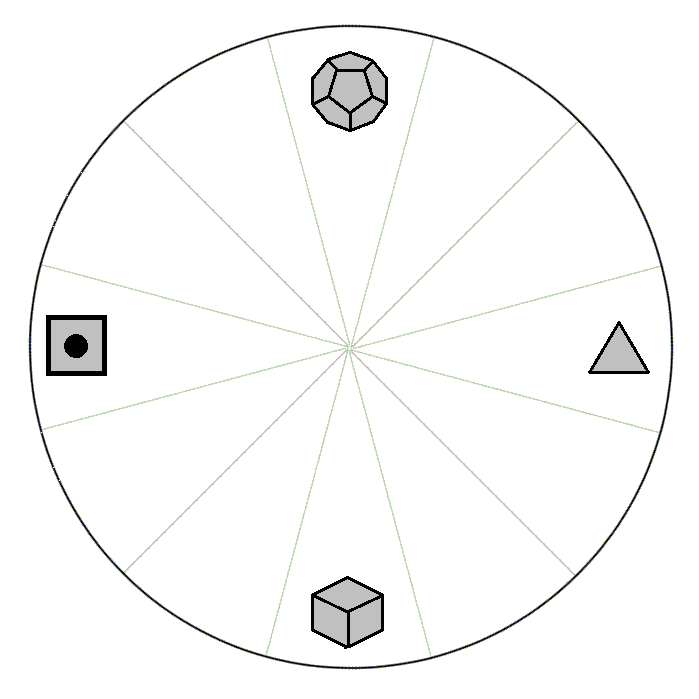
#> input picture dial.bmp, 699 x 699 px
$ python main.py
#> lines starting #> are read from the running program, lines starting #| are printed output that depends on the picture
import matplotlib.pyplot as plt
import matplotlib.image as mpimg
from matplotlib.animation import FuncAnimation
import numpy as np
from matplotlib.transforms import Affine2D
from matplotlib.lines import Line2D
import sys
from datetime import datetime
from matplotlib.text import Text

# РАСКОММЕНТАРИТЬ для создания ехе (пробить в терминале pyinstaller --onefile main.py)
# sys.stdin = open('CONIN$', 'r')  # Для Windows


def hide_console():
    if sys.platform == 'win32':
        import ctypes
        ctypes.windll.user32.ShowWindow(ctypes.windll.kernel32.GetConsoleWindow(), 0)


def input_float(prompt):
    while True:
        try:
            return float(input(prompt))
        except ValueError:
            print("Ошибка: введите число")
#> this loop made 1 pass; the answer given on pass 1: 3


# Ввод параметров
print("=== Настройки часов ===")
speed_c = input_float("Скорость циферблата (0=стоит, <0=обратное вращение): ")
speed_s = input_float("Скорость секундной стрелки (1=реальная скорость): ")

# Скрываем консоль после ввода
hide_console()

# Загрузка изображения циферблата
try:
    dial_img = mpimg.imread('dial_reverse.bmp' if speed_s < 0 else 'dial.bmp')
#> dial_img is the input picture: shape (699, 699, 4); mean R, G, B, A 248.6, 248.8, 248.4, 255
except FileNotFoundError:
    sys.exit("Ошибка: файл циферблата (dial.bmp или dial_reverse.bmp) не найден")

# Константы
SECONDS_PER_HOUR = 3600
SECONDS_PER_MINUTE = 60
HOURS_PER_REV = 12

# Расчёт угловых скоростей
omega_c = (abs(speed_c) * 360 / SECONDS_PER_HOUR) * (-1 if speed_c < 0 else 1)
omega_s = speed_s * 360 / SECONDS_PER_MINUTE
omega_m = omega_s / SECONDS_PER_MINUTE
omega_h = omega_m / HOURS_PER_REV

# Создание фигуры
fig, ax = plt.subplots(figsize=(8, 8))
ax.set_xlim(-1.2, 1.2)
ax.set_ylim(-1.2, 1.2)
ax.axis('off')
plt.title(f"Часы (скорость циферблата: {speed_c}x, скорость секундной стрелки:{speed_s}x)", pad=20)

# Отображение циферблата
dial = ax.imshow(dial_img, extent=[-1, 1, -1, 1])

# Создание укороченных стрелок
second_hand = Line2D([0, 0], [0, 0.7], color='red', linewidth=1.5)
minute_hand = Line2D([0, 0], [0, 0.6], color='green', linewidth=3)
hour_hand = Line2D([0, 0], [0, 0.4], color='blue', linewidth=4.5)

for hand in [second_hand, minute_hand, hour_hand]:
    ax.add_line(hand)

# Список для хранения объектов текста
number_texts = []


# Добавление статичных цифр (1-12) с правильным поворотом
def add_static_numbers(ax, reverse=False):
#> called with reverse = False
    radius = 0.85  # Радиус расположения цифр
    for hour in range(1, 13):
        angle = np.radians(90 + hour * 30) if not reverse else np.radians(90 + hour * 30)
        x = radius * np.cos(angle)
        y = radius * np.sin(angle)

        # Угол поворота текста (в градусах)
        text_angle = (hour * 30) % 360
        if reverse:
            text_angle = (-hour * 30) % 360

        color = 'red' if hour == 12 else 'black'
        # Создаем текст с поворотом и сохраняем в список
        t = ax.text(x, y, str(hour), color=color, ha='center', va='center',
                    fontsize=14, fontweight='bold', rotation=text_angle)
        number_texts.append(t)


# Добавляем цифры в зависимости от направления вращения
add_static_numbers(ax, reverse=speed_c < 0)

# Поднимаем цифры на передний план
for text in number_texts:
    text.set_zorder(10)

# Инициализация времени
now = datetime.now()
midnight = now.replace(hour=0, minute=0, second=0, microsecond=0)
elapsed = (now - midnight).total_seconds()


def calculate_angles(t):
    return (
        -omega_c * t % 360,
        omega_s * t % 360,
        omega_m * t % 360,
        omega_h * t % 360
    )


def get_hand_coords(angle, dial_angle, length):
    rad = np.radians(angle - dial_angle)
    return [0, np.sin(rad) * length], [0, np.cos(rad) * length]


# Установка начального положения
angle_c, angle_s, angle_m, angle_h = calculate_angles(elapsed)
dial.set_transform(Affine2D().rotate_deg(angle_c) + ax.transData)

second_hand.set_data(*get_hand_coords(angle_s, angle_c, 0.7))
minute_hand.set_data(*get_hand_coords(angle_m, angle_c, 0.6))
hour_hand.set_data(*get_hand_coords(angle_h, angle_c, 0.4))

# Анимация
start_time = datetime.now()


def update(frame):
    current_time = elapsed + (datetime.now() - start_time).total_seconds()
    angle_c, angle_s, angle_m, angle_h = calculate_angles(current_time)

    dial.set_transform(Affine2D().rotate_deg(angle_c) + ax.transData)
    second_hand.set_data(*get_hand_coords(angle_s, angle_c, 0.7))
    minute_hand.set_data(*get_hand_coords(angle_m, angle_c, 0.6))
    hour_hand.set_data(*get_hand_coords(angle_h, angle_c, 0.4))

    return [dial, second_hand, minute_hand, hour_hand] + number_texts


# Запуск
ani = FuncAnimation(fig, update, interval=20, blit=True, cache_frame_data=False)
plt.tight_layout()
plt.show()
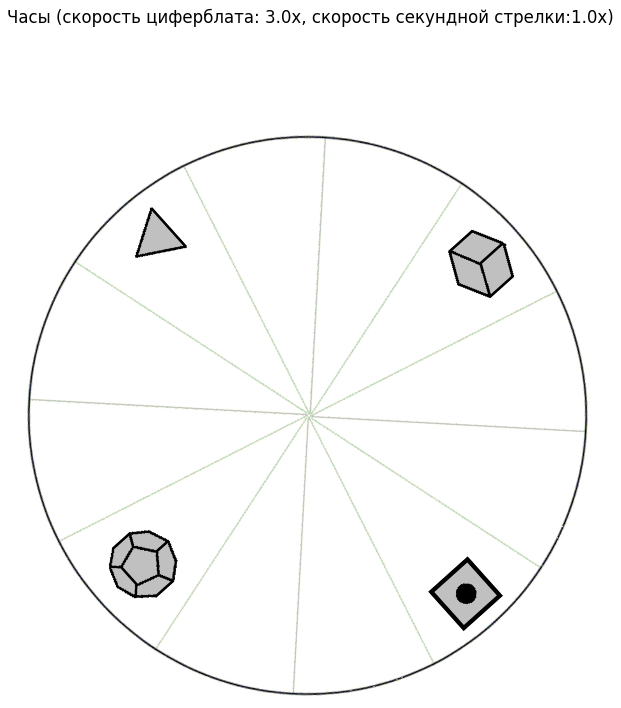
#> figure drawn by matplotlib, 1 panel
